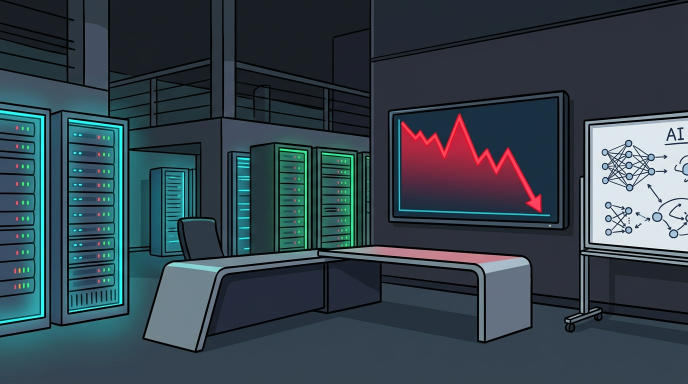
#> input picture assets/crayon_tech_bg.jpg, 1376 x 768 px, found by its file name (shown at 1/2 size)
$ python test_rubberhose_walk.py
#> lines starting #> are read from the running program, lines starting #| are printed output that depends on the picture
"""
test_rubberhose_walk.py
=======================
High-fidelity Crayon Capital style 2D RubberHose / Limber walking puppet engine.
Features:
- Proper 5-layer occlusion (Back Arm -> Back Leg -> Torso/Head -> Front Leg -> Front Arm)
- Zero foot-sliding stance kinematics
- True heel-to-toe ankle roll
- Volumetric limbs with thick vector borders and fill
- Secondary motion: Head bob delay, torso forward tilt, arm pendulum counter-swing
- Renders an authentic 25fps looping walk cycle video to inspect
"""

import math
import subprocess
from pathlib import Path
from typing import Tuple, Optional
from PIL import Image, ImageDraw, ImageFont

# [276 lines left out: functions solve_ik, draw_capsule, draw_shoe, render_puppet_frame, not called in this run]

def generate_walk_cycle_video():
    out_path = Path("output/stickman_demos/rubberhose_walk_test.mp4")
    out_path.parent.mkdir(parents=True, exist_ok=True)

    w, h = 1920, 1080
    fps = 25
    duration_sec = 4.0
    total_frames = int(round(duration_sec * fps))

    # Load tech background
    bg_raw = Image.open("assets/crayon_tech_bg.jpg").convert("RGBA").resize((w, h), Image.Resampling.LANCZOS)
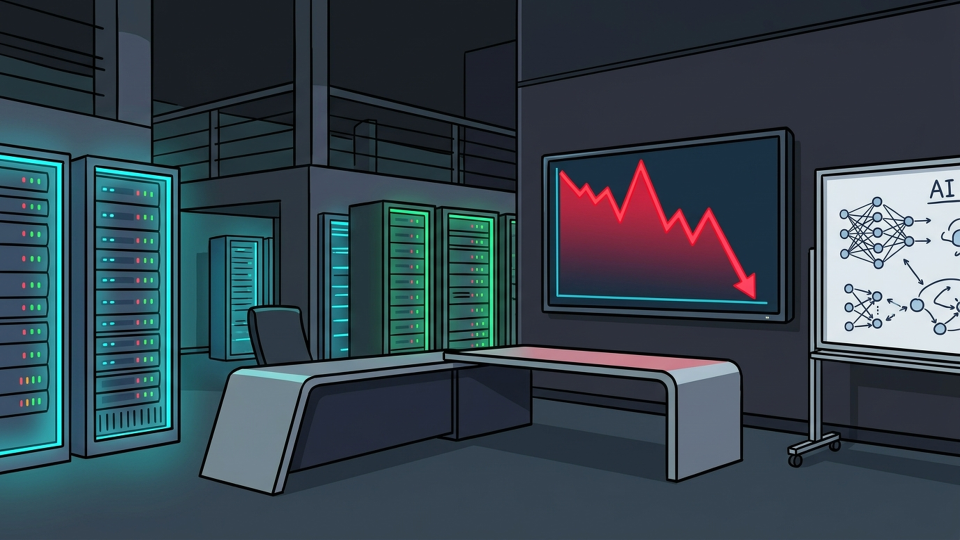
#> bg_raw: PIL image 1920x1080 RGBA (shown at 1/2 size); mean R, G, B, A 53.9, 69, 78.7, 255

    ffmpeg_cmd = [
        "ffmpeg", "-y",
        "-f", "rawvideo",
        "-vcodec", "rawvideo",
        "-s", f"{w}x{h}",
        "-pix_fmt", "rgba",
        "-r", str(fps),
        "-i", "-",
        "-c:v", "libx264",
        "-preset", "veryfast",
        "-crf", "18",
        "-pix_fmt", "yuv420p",
        str(out_path),
    ]

#> (the run stopped early here; a loop or call above may not have finished)

$ run again, with assets/crayon_cockpit_bg.jpg copied over assets/crayon_tech_bg.jpg
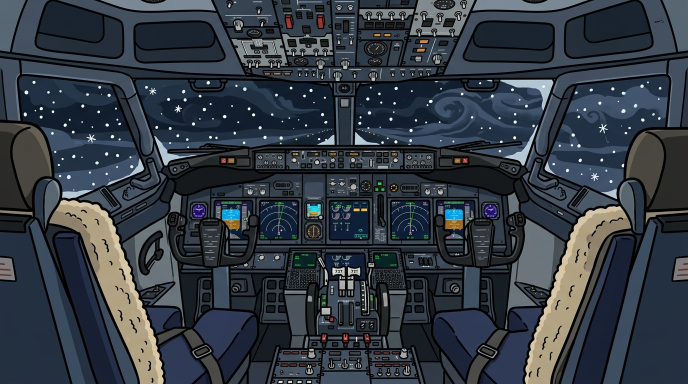
#> input picture assets/crayon_cockpit_bg.jpg, 1376 x 768 px, found by its file name (shown at 1/2 size)
#> in generate_walk_cycle_video, `bg_raw = Image.open("assets/crayon_tech_bg.jpg").convert("RGBA").resiz..`:
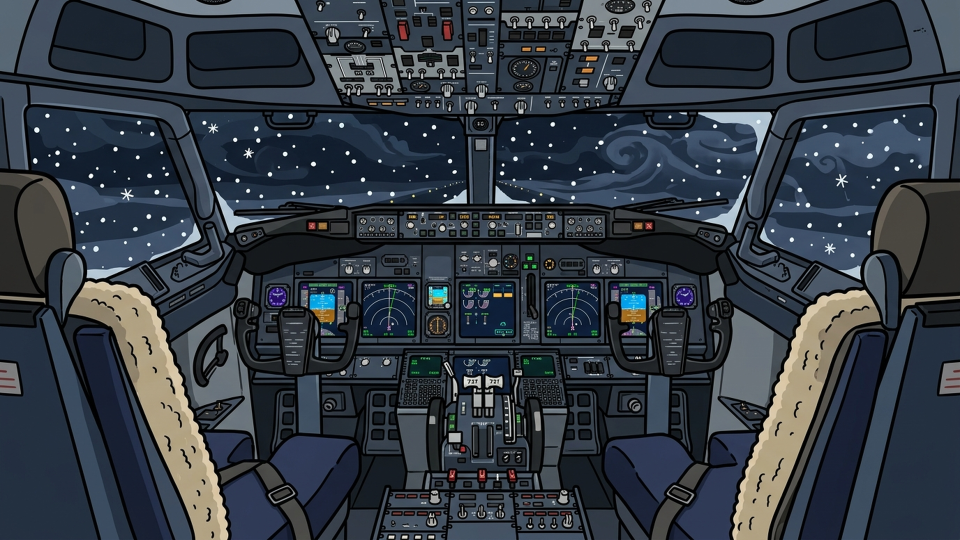
#> bg_raw: PIL image 1920x1080 RGBA (shown at 1/2 size); mean R, G, B, A 50.5, 58.3, 67.6, 255

$ run again, with assets/crayon_military_bg.jpg copied over assets/crayon_tech_bg.jpg
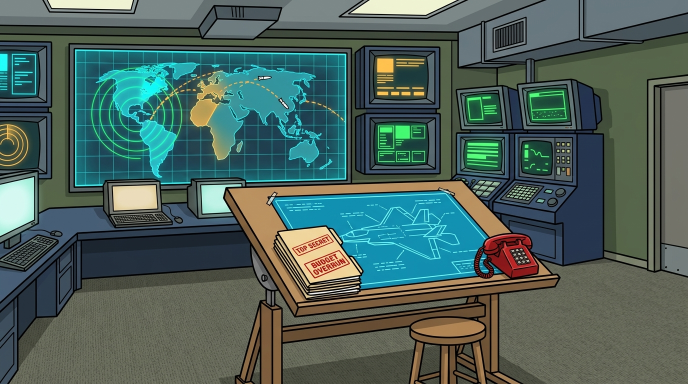
#> input picture assets/crayon_military_bg.jpg, 1376 x 768 px, found by its file name (shown at 1/2 size)
#> in generate_walk_cycle_video, `bg_raw = Image.open("assets/crayon_tech_bg.jpg").convert("RGBA").resiz..`:
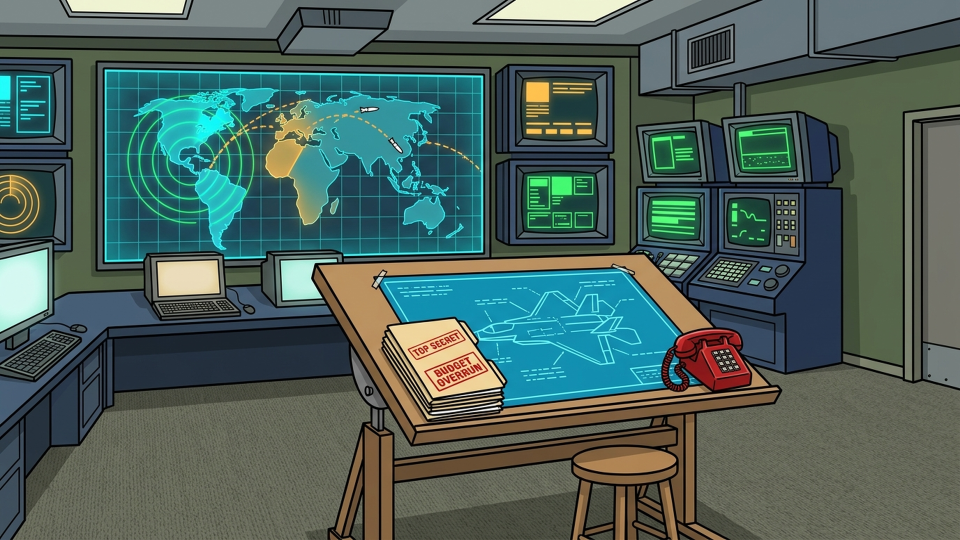
#> bg_raw: PIL image 1920x1080 RGBA (shown at 1/2 size); mean R, G, B, A 76.2, 98, 91.6, 255
